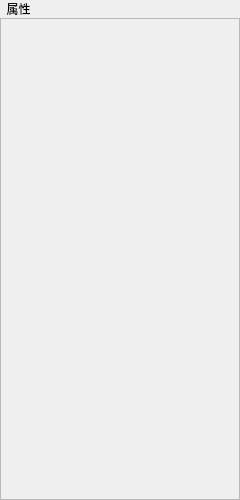
<?xml version="1.0" encoding="UTF-8"?>
<ui version="4.0">
 <class>PropertiesPanel</class>
 <widget class="QWidget" name="PropertiesPanel">
  <property name="geometry">
   <rect>
    <x>0</x>
    <y>0</y>
    <width>240</width>
    <height>500</height>
   </rect>
  </property>
  <property name="windowTitle">
   <string>属性</string>
  </property>
  <layout class="QVBoxLayout" name="mainLayout">
   <property name="spacing">
    <number>0</number>
   </property>
   <property name="leftMargin">
    <number>0</number>
   </property>
   <property name="topMargin">
    <number>0</number>
   </property>
   <property name="rightMargin">
    <number>0</number>
   </property>
   <property name="bottomMargin">
    <number>0</number>
   </property>
   <item>
    <widget class="QLabel" name="lblTitle">
     <property name="text">
      <string>  属性</string>
     </property>
    </widget>
   </item>
   <item>
    <widget class="QScrollArea" name="scrollArea">
     <property name="widgetResizable">
      <bool>true</bool>
     </property>
     <widget class="QWidget" name="formContainer">
      <property name="geometry">
       <rect>
        <x>0</x>
        <y>0</y>
        <width>238</width>
        <height>470</height>
       </rect>
      </property>
      <layout class="QFormLayout" name="formLayout">
       <property name="fieldGrowthPolicy">
        <enum>QFormLayout::ExpandingFieldsGrow</enum>
       </property>
       <property name="leftMargin">
        <number>8</number>
       </property>
       <property name="topMargin">
        <number>8</number>
       </property>
       <property name="rightMargin">
        <number>8</number>
       </property>
       <property name="bottomMargin">
        <number>8</number>
       </property>
       <property name="spacing">
        <number>6</number>
       </property>
      </layout>
     </widget>
    </widget>
   </item>
  </layout>
 </widget>
 <resources/>
 <connections/>
</ui>
